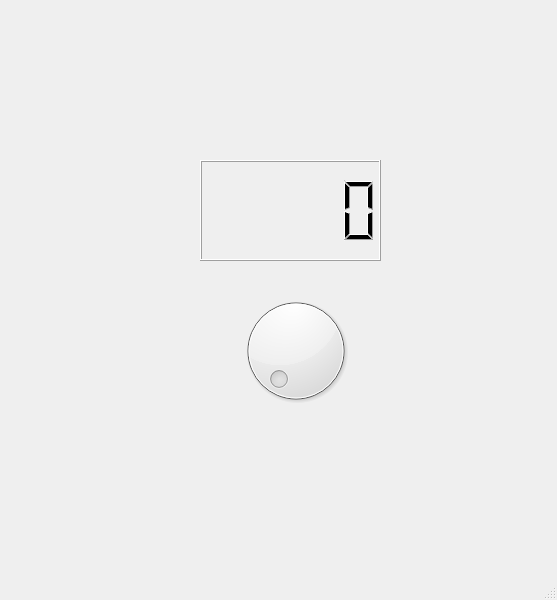
<?xml version="1.0" encoding="UTF-8"?>
<ui version="4.0">
 <class>MainWindow</class>
 <widget class="QMainWindow" name="MainWindow">
  <property name="geometry">
   <rect>
    <x>0</x>
    <y>0</y>
    <width>557</width>
    <height>600</height>
   </rect>
  </property>
  <property name="windowTitle">
   <string>MainWindow</string>
  </property>
  <widget class="QWidget" name="centralwidget">
   <widget class="QDial" name="dial">
    <property name="geometry">
     <rect>
      <x>230</x>
      <y>290</y>
      <width>131</width>
      <height>121</height>
     </rect>
    </property>
   </widget>
   <widget class="QLCDNumber" name="lcdNumber">
    <property name="geometry">
     <rect>
      <x>200</x>
      <y>160</y>
      <width>181</width>
      <height>101</height>
     </rect>
    </property>
   </widget>
  </widget>
  <widget class="QMenuBar" name="menubar">
   <property name="geometry">
    <rect>
     <x>0</x>
     <y>0</y>
     <width>557</width>
     <height>28</height>
    </rect>
   </property>
  </widget>
  <widget class="QStatusBar" name="statusbar"/>
 </widget>
 <resources/>
 <connections>
  <connection>
   <sender>dial</sender>
   <signal>valueChanged(int)</signal>
   <receiver>MainWindow</receiver>
   <slot>lcd_slot()</slot>
   <hints>
    <hint type="sourcelabel">
     <x>303</x>
     <y>367</y>
    </hint>
    <hint type="destinationlabel">
     <x>172</x>
     <y>363</y>
    </hint>
   </hints>
  </connection>
 </connections>
 <slots>
  <slot>lcd_slot()</slot>
 </slots>
</ui>
